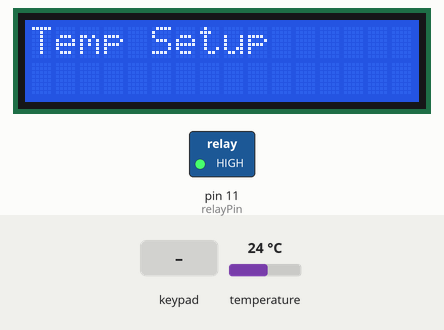
Recording of a sketch running on a simulated Arduino Uno, built with avr-gcc and run on an emulated ATmega328P. On the bench: 16×2 character LCD, switched loads named in the sketch (green lamp = pin HIGH). The inputs (shaded band) are chosen by the test bench; at power-on: temperature 24 °C. What the sketch prints to the serial monitor is not drawn.

Above: at 0.9 s.
1.0 s: keypad keys 9 8 7 6 pressed 0.4 s apart
At 2.0 s:
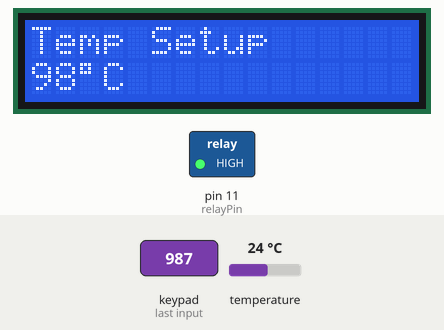
5.6 s: temperature set to 12 °C
At 8.5 s:
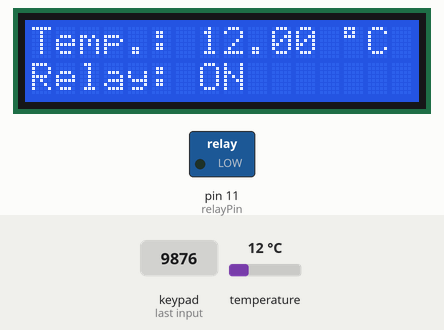
8.6 s: temperature set to 19 °C
At 10.3 s:
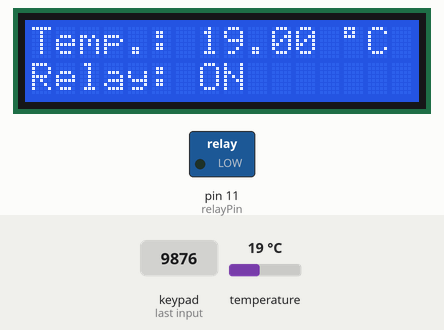
11.6 s: temperature set to 28 °C
At 12.8 s:
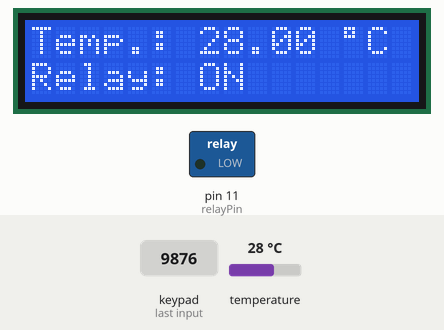
Timing chart, 0 to 14.3 s (numbered marks = the images above; inputs shaded):
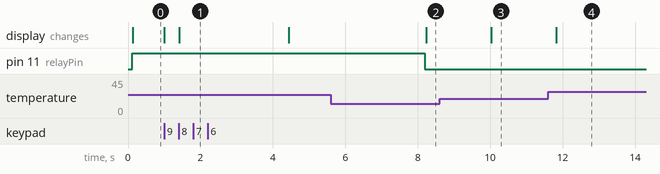

The sketch:

SousVideCirculator.ino
```cpp
#include <OneWire.h>
#include <Wire.h>
#include <DallasTemperature.h>
#include <LiquidCrystal_I2C.h>
#include <Keypad.h>

// Porta do pino de sinal do DS18B20
#define tempSensorPin 13

// Porta do pino de sinal do Relay
#define relayPin 11

// Teclado matricial
const byte linhas = 4; //4 linhas
const byte colunas = 4; //4 colunas

const char matrizteclado[linhas][colunas] = {
  {'1', '2', '3', 'A'},
  {'4', '5', '6', 'B'},
  {'7', '8', '9', 'C'},
  {'*', '0', '#', 'D'}
};
const byte pinoslinhas[linhas] = {9,8,7,6}; //pinos utilizados nas linhas
const byte pinoscolunas[colunas] = {5,4,3,2}; //pinos utilizados nas colunas

//inicializando o teclado
Keypad teclado = Keypad( makeKeymap(matrizteclado), pinoslinhas, pinoscolunas, linhas, colunas );

// Define uma instancia do oneWire para comunicacao com o sensor
OneWire oneWire(tempSensorPin);

// Armazena temperatura de cozimento
float cookTemp;
float cookTempTop;
float cookTempBottom;
bool isRelayOn;
char entryStr[2];
int i=0;

DallasTemperature sensors(&oneWire);
DeviceAddress sensor1;

// Inicializa o LCD
LiquidCrystal_I2C lcd(0x27,2,1,0,4,5,6,7,3, POSITIVE);

void setup(void)
{
  Serial.begin(9600);
  sensors.begin();
  // Localiza e mostra enderecos dos sensores
  Serial.println("Localizando sensores DS18B20...");
  Serial.print("Foram encontrados ");
  Serial.print(sensors.getDeviceCount(), DEC);
  Serial.println(" sensores.");
  if (!sensors.getAddress(sensor1, 0))
     Serial.println("Sensores nao encontrados !");
  // Mostra o endereco do sensor encontrado no barramento
  Serial.print("Endereco sensor: ");
  mostra_endereco_sensor(sensor1);
  Serial.println();
  Serial.println();
  // Inicia LCD
  lcd.begin(16, 2);
  // Declara pin do relay
  pinMode(relayPin, OUTPUT);
  digitalWrite(relayPin, HIGH);

  //seta temperatura de cozimento
  lcd.clear();
  lcd.setCursor(0,0);
  lcd.print("Temp Setup");
  int digito1 = setCookTemp() - '0';
  lcd.setCursor(0,1);
  lcd.print(digito1);
  int digito2 = setCookTemp() - '0';
  lcd.setCursor(1,1);
  lcd.print(digito2);
  lcd.write(223);
  lcd.print("C");
  delay(3000);
  int temp = digito1*10 + digito2;
  cookTemp = (float)temp;
  cookTempTop = cookTemp + 0.7;
  cookTempBottom = cookTemp - 0.3;
  Serial.print("cookTemp: ");
  Serial.print(cookTemp);
  Serial.print("\n");

  lcd.clear();
  lcd.setCursor(0,0);
  lcd.print("Inicializando...");
  delay(3000);

}

void mostra_endereco_sensor(DeviceAddress deviceAddress)
{
  for (uint8_t i = 0; i < 8; i++)
  {
    // Adiciona zeros se necessário
    if (deviceAddress[i] < 16) Serial.print("0");
    Serial.print(deviceAddress[i], HEX);
  }
}

void loop()
{

  // Le a informacao do sensor
  sensors.requestTemperatures();
  float tempAtual = sensors.getTempC(sensor1);

  // se temp tiver abaixo do minimo e ebulidor desligado, liga o ebulidor
  if ((tempAtual <= cookTempBottom) && !isRelayOn)
  {
    digitalWrite(relayPin, LOW);
    isRelayOn = true;
  }

  if (tempAtual >= cookTempTop)
  {
    digitalWrite(relayPin, HIGH);
    isRelayOn = false;
  }

  // Manda informações para o serial monitor e LCD
  Serial.print("Temp C: ");
  Serial.print(tempAtual);

  lcd.clear();
  lcd.setCursor(0,0);
  lcd.print("Temp.:       ");
  lcd.write(223);
  lcd.print("C");
  lcd.setCursor(7,0);
  lcd.print(tempAtual);
  lcd.setCursor(0,1);
  lcd.print("Relay: ");
  lcd.setCursor(7,1);
  if (isRelayOn){
    Serial.print(" Relay está Ligado.");
  lcd.print("ON");
  }
  else {
    Serial.print(" Relay está Desligado.");
    lcd.print("OFF");
  }
  Serial.print("\n");

  delay(1000);
}

int setCookTemp()
{
  char key = teclado.waitForKey();
  if (key != NO_KEY){
    Serial.print(key);
    Serial.print("\n");
    return key;
  } //end if
}
```

Measured:
- after the input at 1.0 s, the display: first changes at once (image 1 shows a later state)
- after the input at 5.6 s, the display: changes after 2.6 s (image 2)
- after the input at 8.6 s, the display: changes after 1.4 s (image 3)
- after the input at 11.6 s, the display: changes after 0.23 s (image 4)
